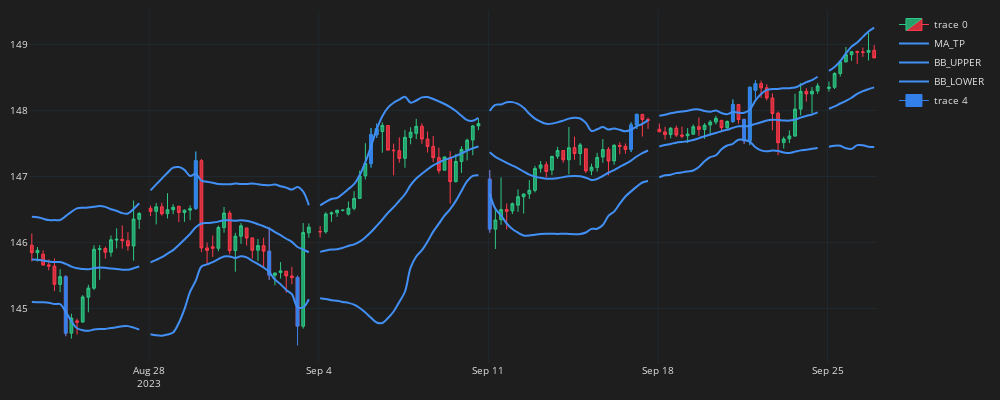

The notebook cell this image was saved under:
### Code cell
df_plot = df.iloc[1000:1150]
plot_candles(df_plot)

### Figure 1 — Plotly figure (JSON) as saved in the notebook; plotly's stock layout.template omitted (floating-point values rounded to 4 significant figures; data arrays with more than 128 entries replaced by an {"elided": "..."} marker saying what was removed)
{"data": [{"close": {"elided": "150 float values"}, "decreasing": {"fillcolor": "#CC2E3C", "line": {"color": "#FF3A4C"}}, "high": {"elided": "150 float values"}, "increasing": {"fillcolor": "#24A06B", "line": {"color": "#2EC886"}}, "line": {"width": 1}, "low": {"elided": "150 float values"}, "opacity": 1, "open": {"elided": "150 float values"}, "type": "candlestick", "x": {"elided": "150 str values"}}, {"line": {"color": "#4290f5", "shape": "spline", "width": 2}, "mode": "lines", "name": "MA_TP", "type": "scatter", "x": {"elided": "150 str values"}, "y": {"elided": "150 float values"}}, {"line": {"color": "#4290f5", "shape": "spline", "width": 2}, "mode": "lines", "name": "BB_UPPER", "type": "scatter", "x": {"elided": "150 str values"}, "y": {"elided": "150 float values"}}, {"line": {"color": "#4290f5", "shape": "spline", "width": 2}, "mode": "lines", "name": "BB_LOWER", "type": "scatter", "x": {"elided": "150 str values"}, "y": {"elided": "150 float values"}}, {"close": [144.6, 147.2, 145.5, 144.7, 147.6, 147.7, 146.2, 147.8, 147.9, 148.1, 147.5, 148.4, 148.4], "decreasing": {"fillcolor": "#3480eb", "line": {"color": "#3480eb"}}, "high": [145.5, 147.4, 146.2, 145.5, 147.7, 147.8, 147.1, 147.8, 148.0, 148.2, 147.9, 148.4, 148.5], "increasing": {"fillcolor": "#3480eb", "line": {"color": "#3480eb"}}, "line": {"width": 1}, "low": [144.6, 146.5, 145.4, 144.4, 147.1, 147.6, 146.1, 147.4, 147.7, 147.8, 147.5, 147.5, 148.2], "opacity": 1, "open": [145.5, 146.5, 145.9, 145.5, 147.2, 147.6, 147.0, 147.4, 147.8, 147.8, 147.9, 147.5, 148.3], "type": "candlestick", "x": ["2023-08-23T13:00:00+00:00", "2023-08-29T09:00:00+00:00", "2023-08-31T13:00:00+00:00", "2023-09-01T09:00:00+00:00", "2023-09-05T13:00:00+00:00", "2023-09-05T17:00:00+00:00", "2023-09-11T01:00:00+00:00", "2023-09-15T05:00:00+00:00", "2023-09-15T09:00:00+00:00", "2023-09-20T05:00:00+00:00", "2023-09-20T13:00:00+00:00", "2023-09-20T17:00:00+00:00", "2023-09-20T21:00:00+00:00"]}], "layout": {"font": {"color": "#e1e1e1", "size": 10}, "height": 400, "margin": {"b": 10, "l": 10, "r": 10, "t": 10}, "paper_bgcolor": "#1e1e1e", "plot_bgcolor": "#1e1e1e", "width": 1000, "xaxis": {"fixedrange": true, "gridcolor": "#1f292f", "rangebreaks": [{"bounds": ["sat", "mon"]}], "rangeslider": {"visible": false}, "showgrid": true}, "yaxis": {"gridcolor": "#1f292f", "showgrid": true}}}
